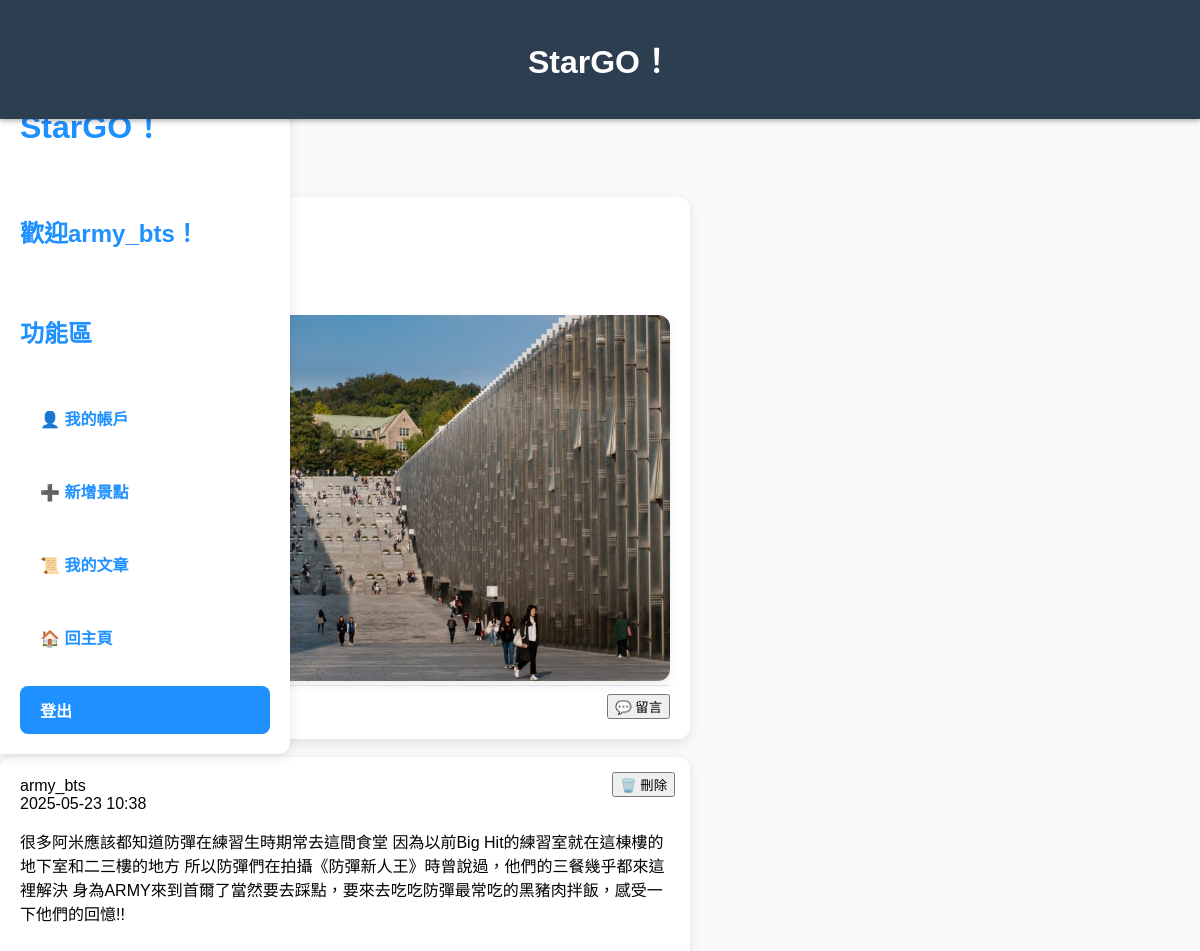
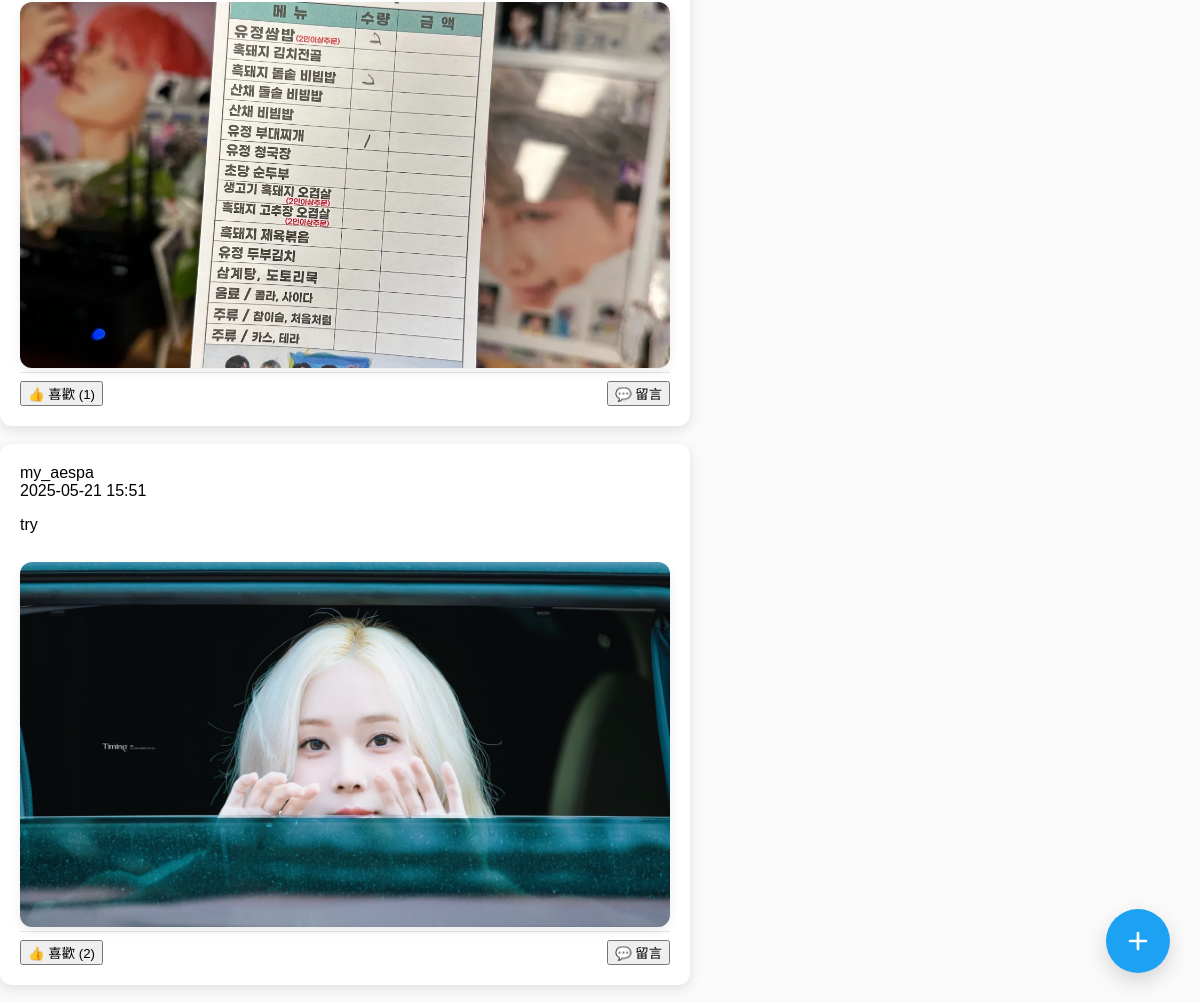
/index.php (signed in), run on the app's committed database (2 pictures, top to bottom).
### tables this page shows
CREATE TABLE `spots` (
  `id` int(11) NOT NULL,
  `name` varchar(255) NOT NULL,
  `description` text NOT NULL,
  `created_by` int(11) NOT NULL,
  `image` varchar(255) DEFAULT NULL,
  `created_at` timestamp NOT NULL DEFAULT current_timestamp()
);

CREATE TABLE `members` (
  `id` int(11) NOT NULL,
  `username` varchar(50) DEFAULT NULL,
  `password` varchar(255) DEFAULT NULL,
  `email` varchar(100) DEFAULT NULL,
  `created_at` datetime DEFAULT current_timestamp()
);

### spot_list.php (the view, shortened to what this page needs)
<?php
$sql = "SELECT s.*, m.username AS creator FROM spots s JOIN members m ON s.created_by = m.id ORDER BY s.id DESC LIMIT 10";
$stmt = mysqli_prepare($conn, $sql);
mysqli_stmt_execute($stmt);
$result = mysqli_stmt_get_result($stmt);
if (mysqli_num_rows($result) > 0) {
    while ($row = mysqli_fetch_assoc($result)) {
        echo "<div class='post-card'>";
        echo "<div class='post-card-header'>";
        echo "<span class='username'>" . htmlspecialchars($row['creator']) . "</span>";
        echo "<span class='post-time'>" . date('Y-m-d H:i', strtotime($row['created_at'])) . "</span>";
        echo "</div>";
        echo "<p>" . htmlspecialchars($row['description']) . "</p>";
        echo "<div class='post-card-body'>";
        if (!empty($row['image'])) {
            $image_path = 'uploads/' . htmlspecialchars($row['image']);
            if (file_exists($image_path)) {
			echo "<img src='$image_path' data-full='$image_path' alt='景點圖片' class='spot-image lightbox-trigger'>";
            } else {
                echo "圖片加載失敗！圖片路徑：$image_path<br>";
            }
        }
        echo "</div>";
        if ($_SESSION['user_id'] == $row['created_by']) {
            echo "<form action='delete_post.php' method='GET' style='position: absolute; top: 15px; right: 15px;'>";
            echo "<button type='submit' class='delete-post-btn'>🗑️ 刪除</button>";
            echo "</form>";
        }
        echo "<div class='post-card-footer'>";
        $sql_likes = "SELECT COUNT(*) AS like_count FROM likes WHERE spot_id = ?";
        $stmt_likes = mysqli_prepare($conn, $sql_likes);
        mysqli_stmt_bind_param($stmt_likes, "i", $row['id']);
        mysqli_stmt_execute($stmt_likes);
        $like_result = mysqli_stmt_get_result($stmt_likes);
        $like_data = mysqli_fetch_assoc($like_result);
        $like_count = $like_data['like_count'];
        echo "<button id='like-button-" . $row['id'] . "' class='likes' onclick='likePost(" . $row['id'] . ")'>👍 喜歡 ($like_count)</button>";
        echo "<button class='comments' onclick='showCommentBox(" . $row['id'] . ")'>💬 留言</button>";
        echo "</div>";
        echo "</div>";
    }
} else {
    echo "<p>目前尚無景點資料。</p>";
}
?>

### css/variables.css (style rules this page uses)
:root { --primary-color: #1e90ff; --secondary-color: #2c6cb5; --error-color: #e74c3c; --light-bg: #fafafa; --white: #ffffff; --border-color: #cbd5e1; --gray-light: #e2e8f0; --text-color: #2d3748; --secondary-text-color: #718096; --hover-bg: #d0e2ff; }

### css/layout.css (style rules this page uses)
body { font-family: 'Poppins', sans-serif; background-color: var(--light-bg); margin: 0; padding: 0; display: flex; justify-content: flex-start; align-items: flex-start; height: 100vh; flex-direction: column; }

### css/post-card.css (style rules this page uses)
.post-card { background-color: var(--white); border-radius: 12px; padding: 20px; margin-bottom: 18px; max-width: 650px; margin-left: auto; margin-right: auto; box-shadow: 0 4px 12px rgba(0, 0, 0, 0.1); position: relative; }
.post-card-header { display: flex; flex-direction: column; align-items: flex-start; margin-bottom: 10px; }
.spot-image { width: 100%; aspect-ratio: 16 / 9; object-fit: cover; border-radius: 12px; margin-top: 12px; box-shadow: 0 4px 10px rgba(0, 0, 0, 0.08); }
.post-card-footer { display: flex; justify-content: space-between; align-items: center; padding-top: 8px; border-top: 1px solid var(--gray-light); }

### data on the page
spots: image (picture)
spots: created_by.username "army_bts", created_at "2025-05-23 10:38", description "很多阿米應該都知道防彈在練習生時期常去這間食堂 因為以前Big Hit的練習室就在這棟樓的地下室和二三樓的地方 所以防彈們在拍攝《防彈新人王》時曾說過，他們的三餐幾乎都來這裡解決 身為ARMY來到首爾了當然要去踩點，要來去吃吃防彈最常吃的黑豬肉拌飯，感受一下他們的回憶!!", image (picture), like_count "1"
spots: created_by.username "my_aespa", created_at "2025-05-21 15:51", description "try", image (picture), like_count "2"

### other printed values
$username "army_bts"
